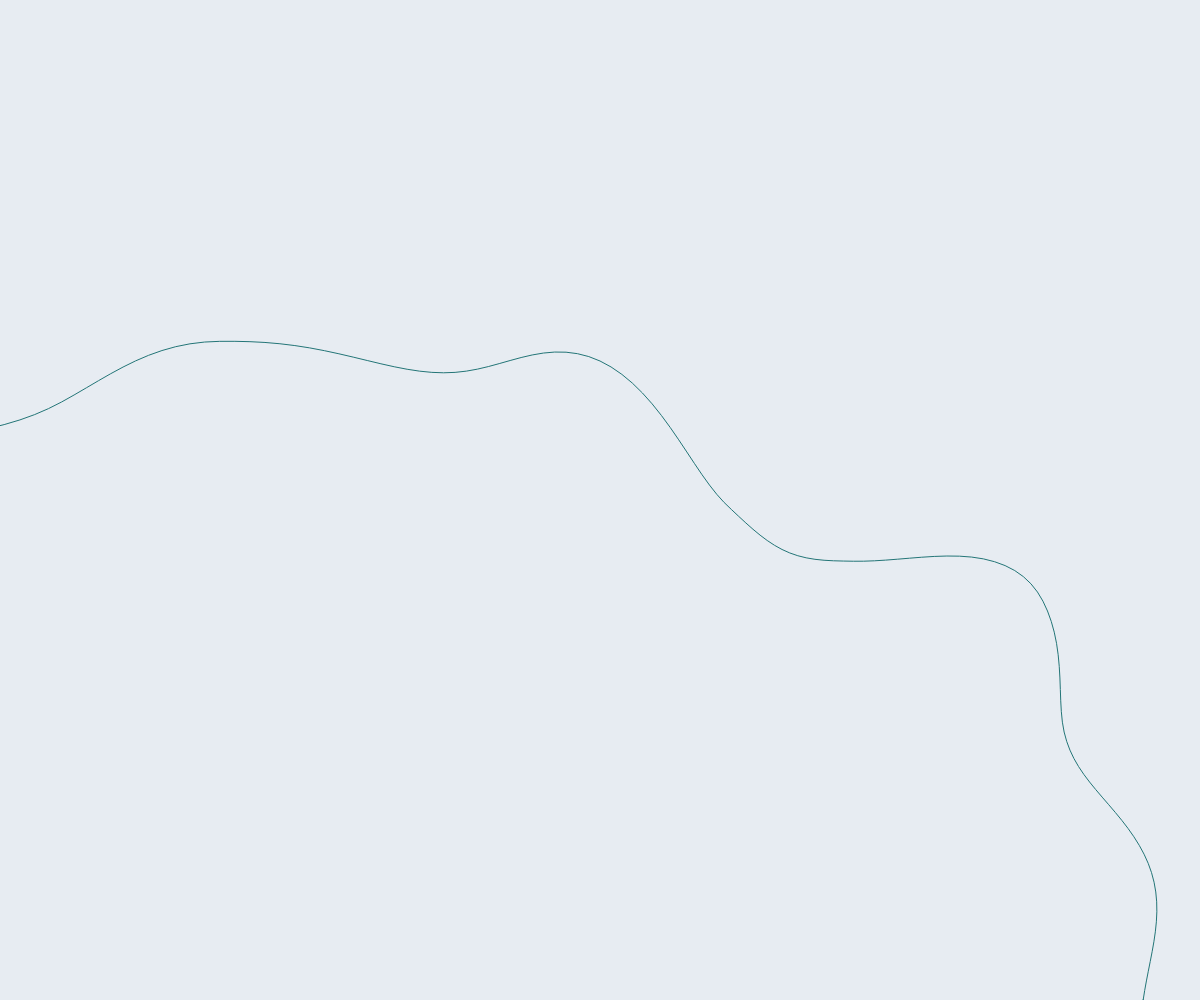
Frame 1 (no input)
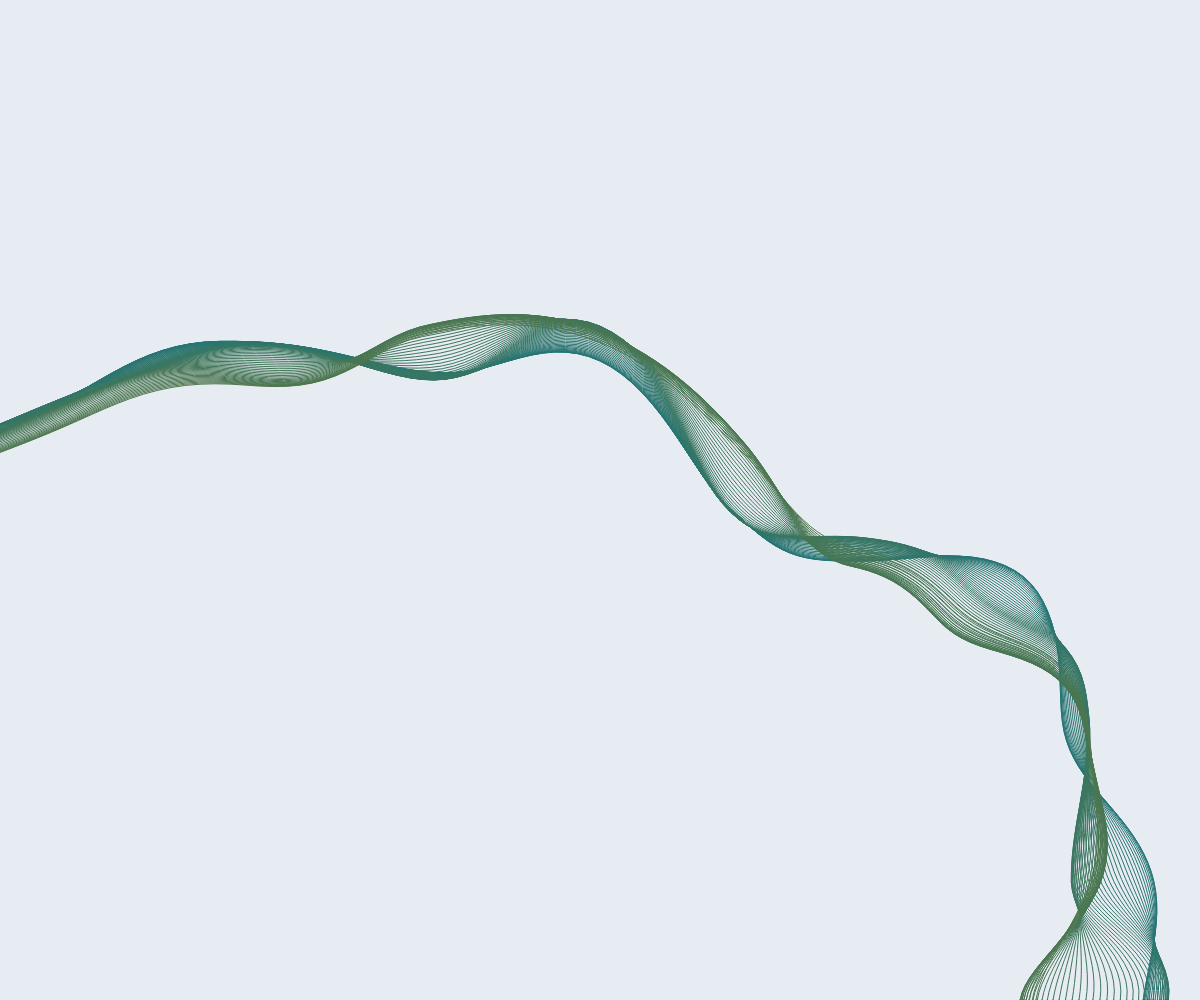
Frame 60 (no input)
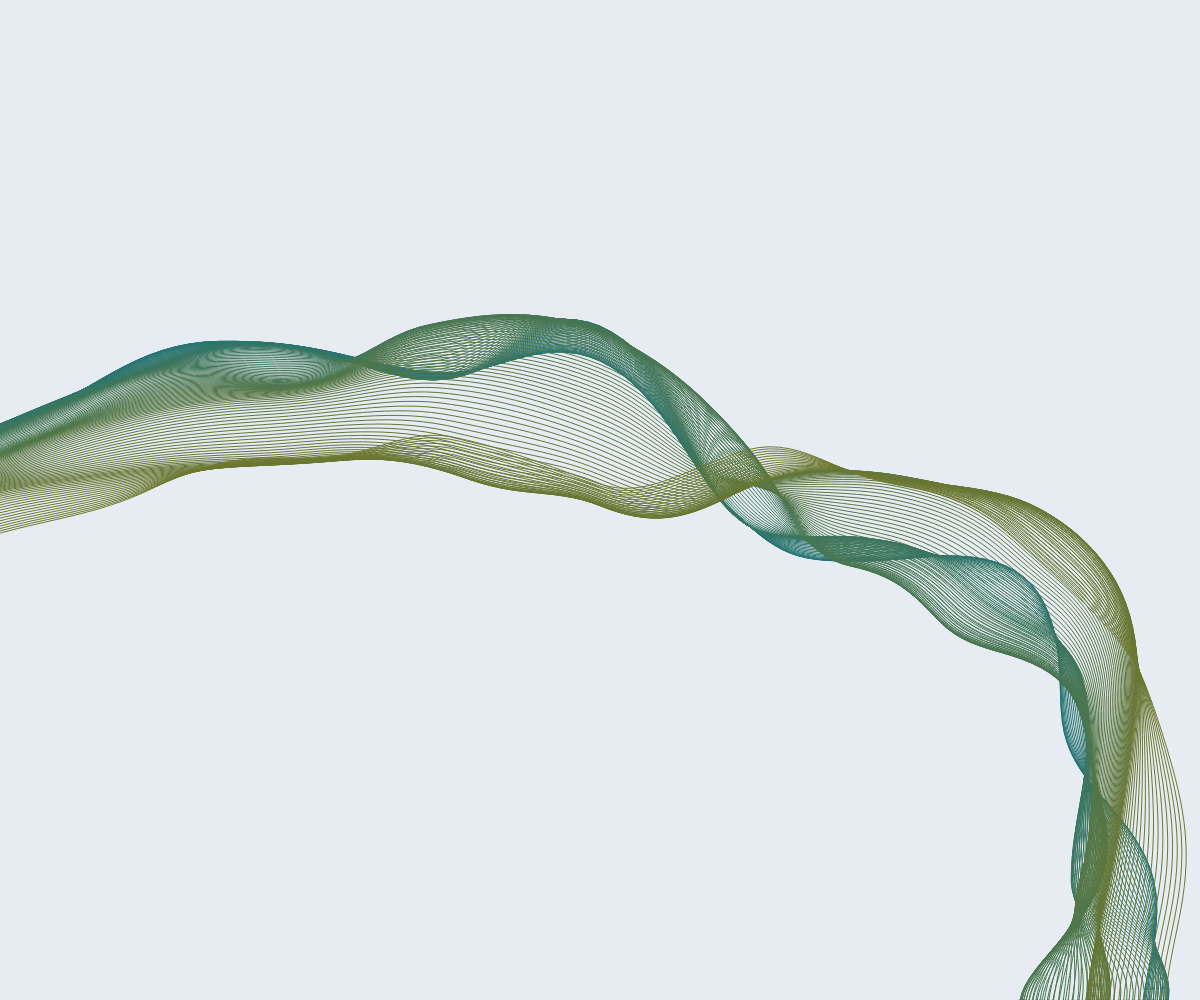
Frame 120 (the mouse pressed at the canvas centre since frame 60)

The p5.js sketch that drew these frames (run headless with seeded random() and noise() and a simulated clock; from frame 60 on, the mouse is pressed at the canvas centre):

// p5.js sketch
// ── sketch.js
let noiseMax = 1;
let zoff = 0;

let ca, cb;

let ox, oy;

let MAX;

function setup() {
	createCanvas(windowWidth, windowHeight);
	angleMode(DEGREES);

	ca = color("#237577");
	cb = color("#7A7822");


	ox = width / 2;
	oy = height;

	MAX = width > height ? width : height;

	noFill();
	background("#E7ECF2");
}

function draw() {


	stroke(lerpColor(ca, cb, abs(sin(zoff * 100))));
	push();
	translate(ox, oy);
	beginShape();
	for (let t = 0; t < 360; t++) {
		let xoff = map(cos(t), -1, 1, 0, noiseMax);
		let yoff = map(sin(t), -1, 1, 0, noiseMax);

		let n = noise(xoff, yoff, zoff);

		let r = map(n, 0, 1, 0, height * 1.5);
		let x = r * cos(t);
		let y = r * sin(t);



		vertex(x, y);
	}
	endShape(CLOSE);

	zoff += 0.005;
}
